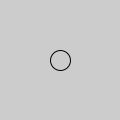
Frame 1 (no input)
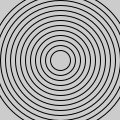
Frame 60 (the mouse pressed at the canvas centre just before this capture)
Frame 120 (the mouse held since frame 60 and released just before this capture): identical to frame 60, image omitted

The Processing sketch that drew these frames (run headless with seeded random() and noise(); from frame 60 on, the mouse is pressed at the canvas centre):

// Processing sketch: bullseye
// ── bullseye.pde
int i=20;
void setup(){
size(120,120);

}
void draw(){
  if(i<150){
 noFill(); 
  ellipse(60,60,i,i);
  i=i+10;
  println(i);
  }
}
